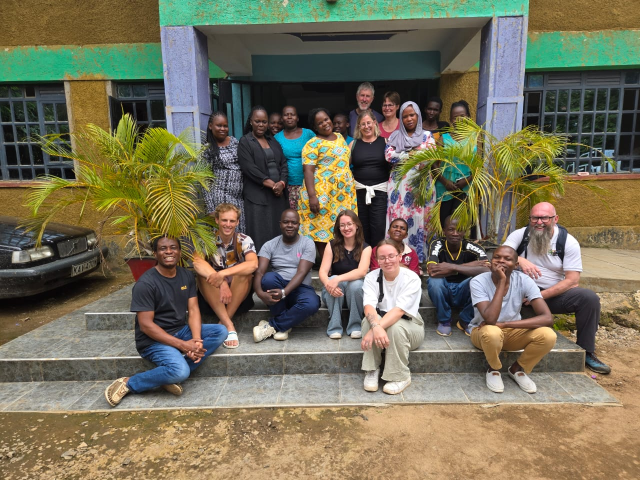
#> input picture photos/img-20250424-wa0002.jpg, 1280 x 960 px (shown at 1/2 size); its folder holds only this picture in this run
$ python resize_photos.py
#> lines starting #> are read from the running program, lines starting #| are printed output that depends on the picture
"""
UCDP Photo Resizer
==================
Run this script ONCE before uploading your photos to Netlify.
It automatically resizes all images in the photos/ folder so
pages load fast without you having to do anything manually.

HOW TO USE:
  1. Put all your photos into the correct photos/ subfolders
  2. Open a terminal in this folder (where this script is)
  3. Run:  python resize_photos.py
  4. Done! Then upload everything to Netlify as normal.

REQUIREMENTS:
  pip install Pillow

WHAT IT DOES:
  - Hero photos      → max 1600px wide  (large but sharp for carousel)
  - Project photos   → max 1000px wide  (sidebar + project pages)
  - About/team photos→ max 1000px wide
  - All others       → max 1200px wide
  - Converts to JPEG at 82% quality (great quality, small file)
  - Skips files already under 200KB (already small enough)
  - Never upscales a small image
  - Originals are kept in photos/originals/ as backup
"""

import os
import shutil
from pathlib import Path

try:
    from PIL import Image, ExifTags
except ImportError:
    print("❌  Pillow not installed. Run:  pip install Pillow")
    exit(1)

# ── SETTINGS ──────────────────────────────────────────────────────────────────
PHOTOS_DIR   = Path("photos")
BACKUP_DIR   = Path("photos/originals")
QUALITY      = 82          # JPEG quality (80–90 is the sweet spot)
SKIP_UNDER   = 200_000     # Skip files already under 200KB

SIZE_RULES = {
    "hero":         1600,
    "about":        1000,
    "team":         1000,
    "projects":     1000,
    "clinic":       1000,
    "kindergarten": 1000,
    "tailoring":    1000,
    "safe-house":   1000,
    "street-work":  1000,
    "sanitary-pads":1000,
    "relief-food":  1000,
    "school-sponsor":1000,
    "lobby-advocacy":1000,
    "research":     1000,
    "mobile-youth": 1000,
    "wkpi":         1000,
    "news":         1000,
}
DEFAULT_MAX = 1200
# ──────────────────────────────────────────────────────────────────────────────


def fix_rotation(img):
    """Respect EXIF orientation so photos aren't rotated wrongly."""
    try:
        for tag, val in img._getexif().items():
            if ExifTags.TAGS.get(tag) == "Orientation":
                ops = {3: 180, 6: 270, 8: 90}
                if val in ops:
                    img = img.rotate(ops[val], expand=True)
                break
    except Exception:
        pass
    return img


def get_max_width(folder_name):
    for key, size in SIZE_RULES.items():
        if key in folder_name.lower():
            return size
    return DEFAULT_MAX


def resize_image(src_path: Path, max_width: int):
#> called with max_width = 1200
    file_size = src_path.stat().st_size
    if file_size < SKIP_UNDER:
        print(f"  ⏭  Skipped (already small): {src_path.name}")
        return

    # Backup original
    backup_path = BACKUP_DIR / src_path.relative_to(PHOTOS_DIR)
    backup_path.parent.mkdir(parents=True, exist_ok=True)
    if not backup_path.exists():
        shutil.copy2(src_path, backup_path)

    img = Image.open(src_path)
#> img is the input picture: PIL image 1280x960 RGB; mean R, G, B 119.2, 112.7, 90.2
    img = fix_rotation(img)

    # Convert RGBA/P to RGB for JPEG
    if img.mode in ("RGBA", "P", "LA"):
        background = Image.new("RGB", img.size, (255, 255, 255))
        background.paste(img, mask=img.split()[-1] if img.mode in ("RGBA", "LA") else None)
        img = background
    elif img.mode != "RGB":
        img = img.convert("RGB")

    w, h = img.size
#> w = 1280; h = 960
    if w > max_width:
        new_h = int(h * max_width / w)
#> new_h = 900
        img = img.resize((max_width, new_h), Image.LANCZOS)
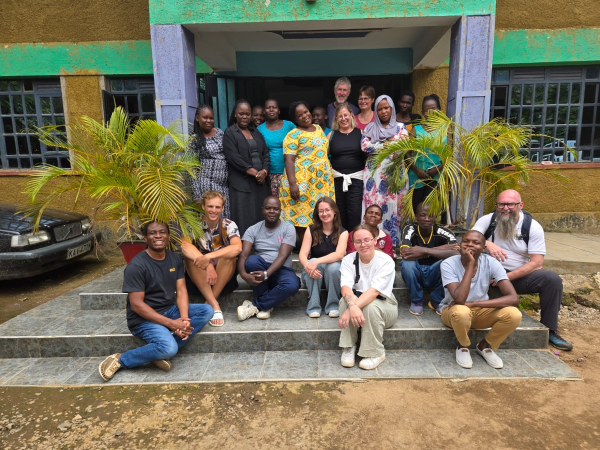
#> img: PIL image 1200x900 RGB (shown at 1/2 size); mean R, G, B 119.2, 112.7, 90.2
        print(f"  ✅  {src_path.name}: {w}×{h} → {max_width}×{new_h}  ({file_size//1024}KB → ", end="")
#|   ✅  img-20250424-wa0002.jpg: 1280×960 → 1200×900  (253KB →
    else:
        print(f"  🔧  {src_path.name}: already fits ({w}px), re-saving compressed  ({file_size//1024}KB → ", end="")

    # Save as JPEG even if original was PNG
    out_path = src_path.with_suffix(".jpg")
    img.save(out_path, "JPEG", quality=QUALITY, optimize=True)
    new_size = out_path.stat().st_size
    print(f"{new_size//1024}KB)")

    # Remove original if it was a PNG (replaced by JPEG)
    if src_path.suffix.lower() in (".png", ".webp", ".bmp", ".tiff") and out_path != src_path:
        src_path.unlink()


def main():
    if not PHOTOS_DIR.exists():
        print("❌  photos/ folder not found. Run this script from the site root folder.")
        return

    BACKUP_DIR.mkdir(parents=True, exist_ok=True)
    print(f"\n🖼  UCDP Photo Resizer\n{'─'*40}")

    exts = {".jpg", ".jpeg", ".png", ".webp", ".bmp", ".tiff"}
    total = 0

    for folder in sorted(PHOTOS_DIR.iterdir()):
        if not folder.is_dir() or folder.name == "originals":
            continue
        images = [f for f in folder.iterdir() if f.suffix.lower() in exts]
        if not images:
            continue
        max_w = get_max_width(folder.name)
        print(f"\n📁  {folder.name}/  (max {max_w}px wide)")
        for img_path in sorted(images):
            try:
                resize_image(img_path, max_w)
                total += 1
            except Exception as e:
                print(f"  ⚠️  Error on {img_path.name}: {e}")

    # Also handle images directly in photos/ (like about-home.jpg, about-story.jpg)
    print(f"\n📁  photos/  (root level, max {DEFAULT_MAX}px)")
    for img_path in sorted(PHOTOS_DIR.iterdir()):
        if img_path.is_file() and img_path.suffix.lower() in exts:
            try:
                resize_image(img_path, DEFAULT_MAX)
                total += 1
            except Exception as e:
                print(f"  ⚠️  Error on {img_path.name}: {e}")

    print(f"\n{'─'*40}")
    print(f"✅  Done! {total} photo(s) processed.")
    print(f"📦  Originals backed up to: photos/originals/")
    print(f"\nYou can now upload the site to Netlify.\n")


if __name__ == "__main__":
    main()
